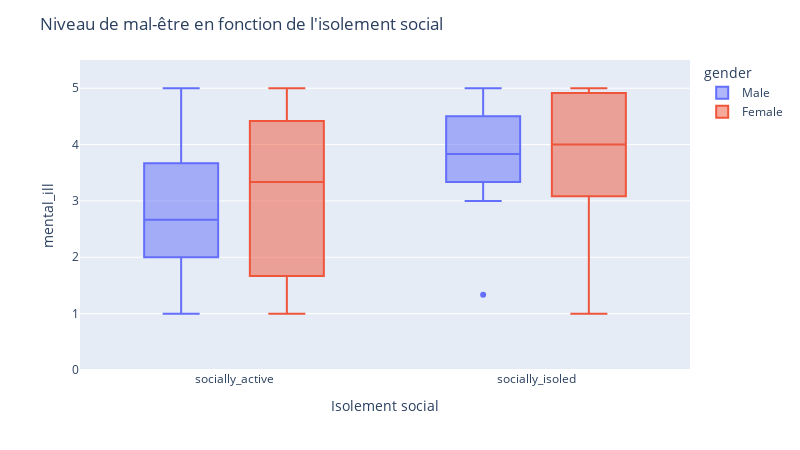

Notebook code for this chart:
### Code cell
fig = px.box(df, x="relationship_group", y="mental_ill", color = 'gender',
             labels={"mental-ill":"niveau de mal-être", "relationship_group":"Isolement social"})
fig.update_layout(
    title = "Niveau de mal-être en fonction de l'isolement social",
    yaxis_range=[0, 5.5],
    width=800,
    height=450)
fig.show()

### Figure 1 — Plotly figure (JSON) as saved in the notebook; plotly's stock layout.template omitted (floating-point values rounded to 4 significant figures)
{"data": [{"alignmentgroup": "True", "hovertemplate": "gender=Male<br>Isolement social=%{x}<br>mental_ill=%{y}<extra></extra>", "legendgroup": "Male", "marker": {"color": "#636efa"}, "name": "Male", "notched": false, "offsetgroup": "Male", "orientation": "v", "showlegend": true, "type": "box", "x": ["socially_active", "socially_active", "socially_active", "socially_isoled", "socially_isoled", "socially_active", "socially_isoled", "socially_isoled", "socially_active", "socially_active", "socially_isoled", "socially_active", "socially_active", "socially_active", "socially_active", "socially_active", "socially_active", "socially_active", "socially_isoled", "socially_active", "socially_active", "socially_active", "socially_active", "socially_active", "socially_isoled", "socially_isoled", "socially_active", "socially_active", "socially_active", "socially_active", "socially_active", "socially_isoled", "socially_isoled", "socially_active", "socially_active", "socially_active", "socially_active", "socially_isoled", "socially_isoled", "socially_active", "socially_active", "socially_isoled", "socially_active", "socially_active", "socially_active", "socially_isoled", "socially_isoled", "socially_active", "socially_active", "socially_active", "socially_active", "socially_active", "socially_active", "socially_active", "socially_isoled", "socially_active", "socially_isoled", "socially_active", "socially_isoled", "socially_isoled", "socially_active", "socially_active", "socially_isoled"], "x0": " ", "xaxis": "x", "y": [1.333, 3, 2.667, 5, 4.333, 2.333, 3.333, 5, 2.333, 2, 4, 4.667, 2.333, 4.667, 3.667, 5, 2.667, 2.667, 5, 3.667, 3.667, 1.667, 3, 3.667, 3.667, 4.667, 3, 1.333, 2, 2.333, 5, 3.667, 4, 1.333, 2, 4, 3, 3.667, 3.333, 1, 4, 3, 1, 2.667, 2, 1.333, 4, 5, 4, 2.667, 2.333, 3, 1.667, 4, 3.333, 1.333, 4.333, 2, 5, 3, 2, 1.333, 3.667], "y0": " ", "yaxis": "y"}, {"alignmentgroup": "True", "hovertemplate": "gender=Female<br>Isolement social=%{x}<br>mental_ill=%{y}<extra></extra>", "legendgroup": "Female", "marker": {"color": "#EF553B"}, "name": "Female", "notched": false, "offsetgroup": "Female", "orientation": "v", "showlegend": true, "type": "box", "x": ["socially_active", "socially_active", "socially_isoled", "socially_active", "socially_isoled", "socially_isoled", "socially_active", "socially_isoled", "socially_active", "socially_isoled", "socially_isoled", "socially_active", "socially_active", "socially_isoled", "socially_isoled", "socially_isoled", "socially_active", "socially_isoled", "socially_active", "socially_active", "socially_active", "socially_active", "socially_isoled", "socially_active"], "x0": " ", "xaxis": "x", "y": [4.667, 5, 4, 1, 2.667, 3.667, 1.667, 4.333, 3.333, 3, 5, 4.333, 1.333, 5, 3.333, 1, 3.667, 4.667, 4.333, 3.333, 5, 3.333, 5, 1.667], "y0": " ", "yaxis": "y"}], "layout": {"boxmode": "group", "height": 450, "legend": {"title": {"text": "gender"}, "tracegroupgap": 0}, "margin": {"t": 60}, "title": {"text": "Niveau de mal-être en fonction de l'isolement social"}, "width": 800, "xaxis": {"anchor": "y", "domain": [0, 1], "title": {"text": "Isolement social"}}, "yaxis": {"anchor": "x", "domain": [0, 1], "range": [0, 5.5], "title": {"text": "mental_ill"}}}}
